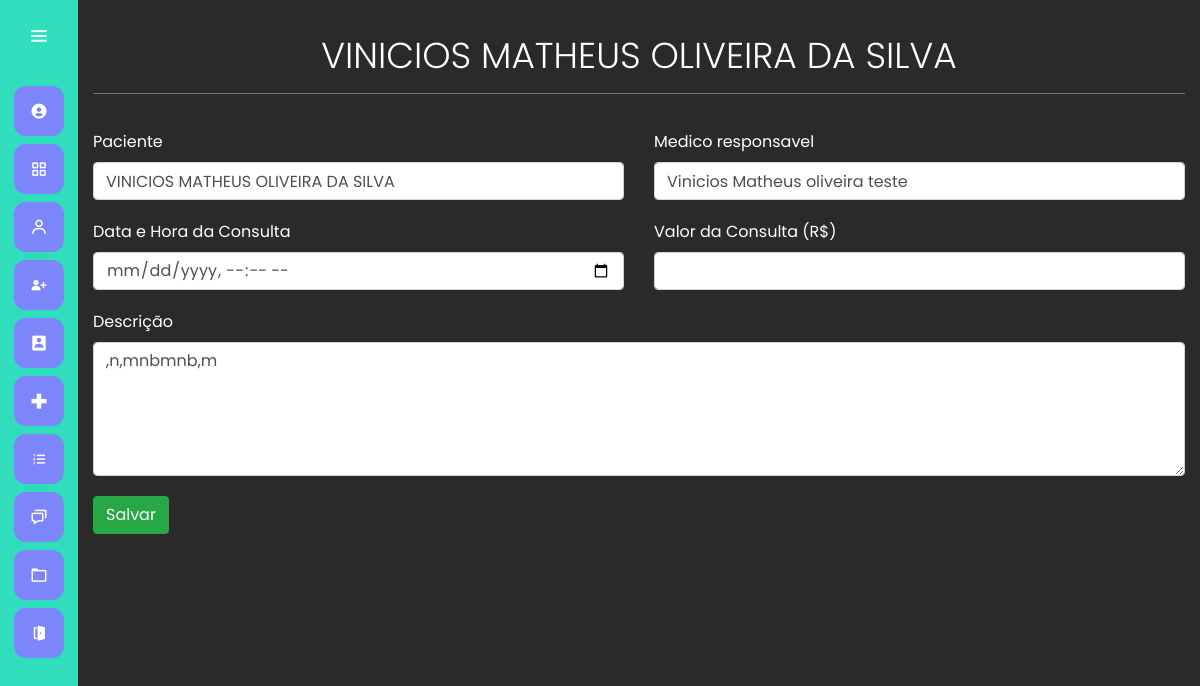
The app's page /consulta/editar_consulta/2 (signed in), older data.
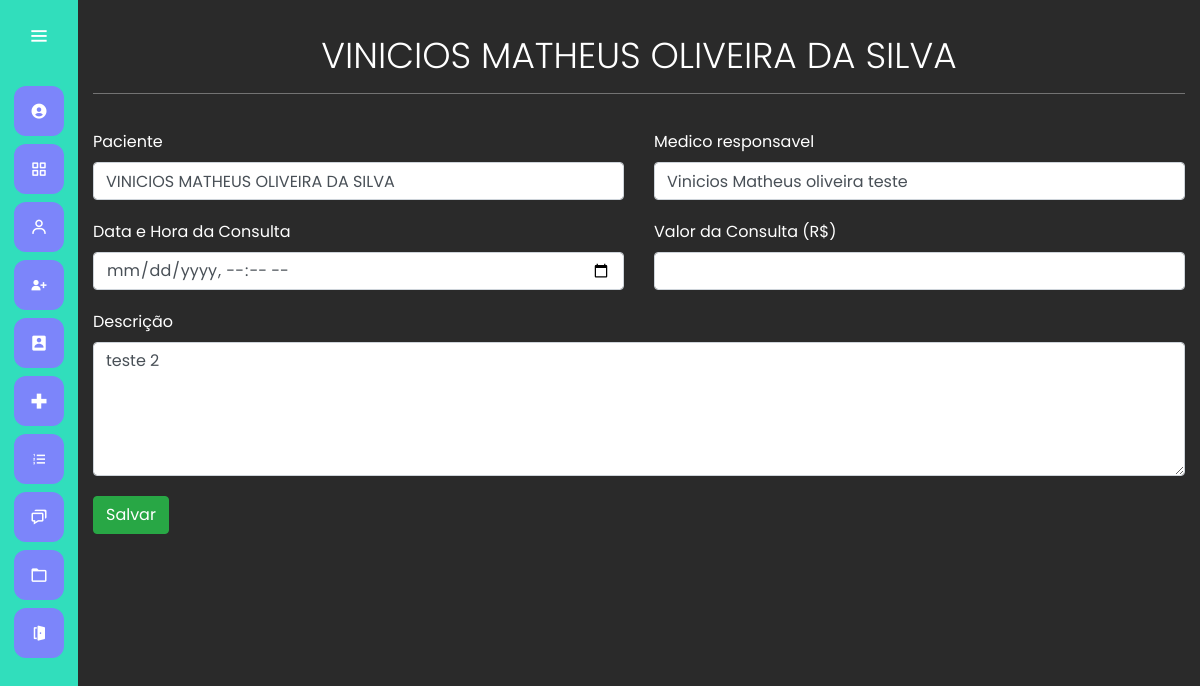
The same page, newer data.
### consulta/models.py (models this page shows, shortened)
class MarcarConsulta(models.Model):
    paciente = models.ForeignKey(Paciente, on_delete=models.CASCADE)
    medico = models.ForeignKey(Medico, on_delete=models.CASCADE)
    descricao = models.TextField()
    valor = models.FloatField()
    horario = models.DateTimeField()

### paciente/models.py (models this page shows)
class Paciente(models.Model):
    nome = models.CharField(max_length=60)
    data_nascimento = models.DateField()
    cpf = models.CharField(max_length=12)
    email = models.EmailField(default='')
    telefone = models.CharField(max_length=12)
    endereco = models.CharField(max_length=200, default='')
    def __str__(self) -> str:
        return self.nome

### medico/models.py (models this page shows)
class Medico(models.Model):
    nome = models.CharField(max_length=50)
    especialidades = models.ForeignKey(Especialidades,  on_delete=models.CASCADE)
    crm = models.CharField(max_length=12)
    cpf = models.CharField(max_length=11)
    dta_nascimento = models.DateField()
    tel = models.CharField(max_length=11)
    endereco = models.CharField(max_length=150)
    def __str__(self) -> str:
        return self.nome

### consulta/views.py (the view)
# urls.py: path('editar_consulta/<int:id>', views.editar_consulta, name='editar_consulta'),
@login_required
def editar_consulta(request, id):
        pacientes = Paciente.objects.filter(id=id)
        consulta = get_object_or_404(MarcarConsulta, id=id)
        return render(request, 'consulta/editar_consulta.html', {'pacientes':pacientes,'consulta':consulta})

### consulta/templates/consulta/editar_consulta.html (shortened to what this page needs)
{% extends 'base.html' %}
{% load bootstrap4 %}
{% load static %}
{% block 'head' %}
    <link rel="stylesheet" href="{% static 'cadastro/css/cadastro_usuarios.css' %}">
    <link rel="stylesheet" href="{% static 'consulta/css/consulta.css' %}">
{% endblock %}
{% block 'dashboard'%}
<div class="container container-cadastro">
    <br>
    <h1 class="display-4"> {{consulta.paciente}}</h1>
    <hr class="bg-hr">
    <form class="" action="{% url 'update_consulta' consulta.id %}" method="POST">{% csrf_token %}
        <div class="row">
            <div class="col-md">
                <label class="mr-sm-2">Paciente</label>
                <input type="text" list="medicos" id="medico" name="paciente" class="form-control" autocomplete="off" value="{{consulta.paciente}}">
            </div>
            <div class="col-md">
            <label  class="mr-sm-2">Medico responsavel</label>
            <input type="text" list="medicos" id="medico" name="medico" class="form-control" autocomplete="off" value="{{consulta.medico}}">
           </div>
        </div>
        <div class="row">
            <div class="col-md">
                <label class="mr-sm-2">Data e Hora da Consulta</label>
                <input class="form-control input-tarefa" type="datetime-local" name="hora" value="{{consulta.hora}}" >
            </div>
            <div class="col-md">
                <label for="pwd">Valor da Consulta (R$)</label>
                <input type="number" placeholder="" name="valor" class="form-control" alt="endereço" value="{{consulta.valor}}">
            </div>
        </div>
        <div class="row">
            <div class="col-md">
             <label  class="mr-sm-2">Descrição</label>
            <textarea name="descricao" id="" cols="30" rows="5" class="form-control" >{{consulta.descricao}}</textarea>
            </div>
         </div>
            <div class="botao">
                <input type="submit" class="btn btn-success" value="Salvar">
            </div>
    </form>
</div>
{% endblock 'dashboard'%}

Row changes from the older to the newer data that the page shows:
changed MarcarConsulta "VINICIOS MATHEUS OLIVEIRA DA SILVA": descricao ",n,mnbmnb,m" → "teste 2"
